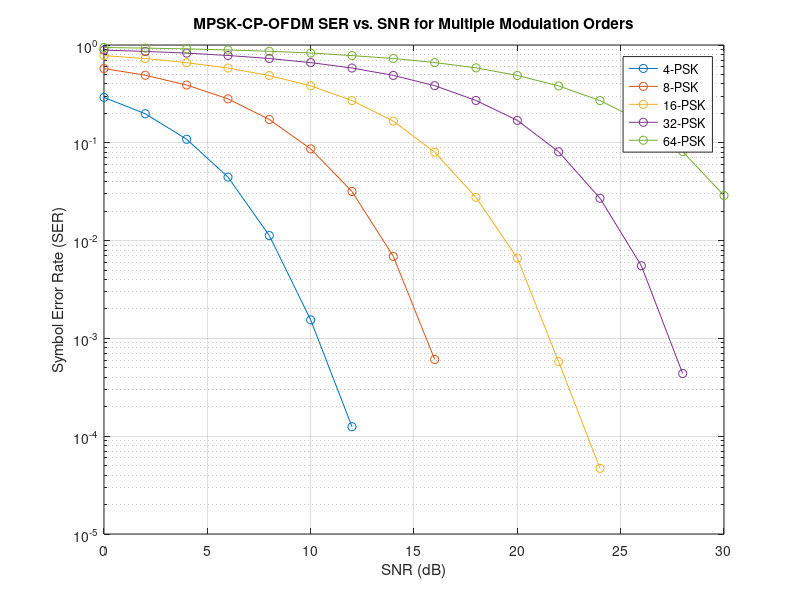
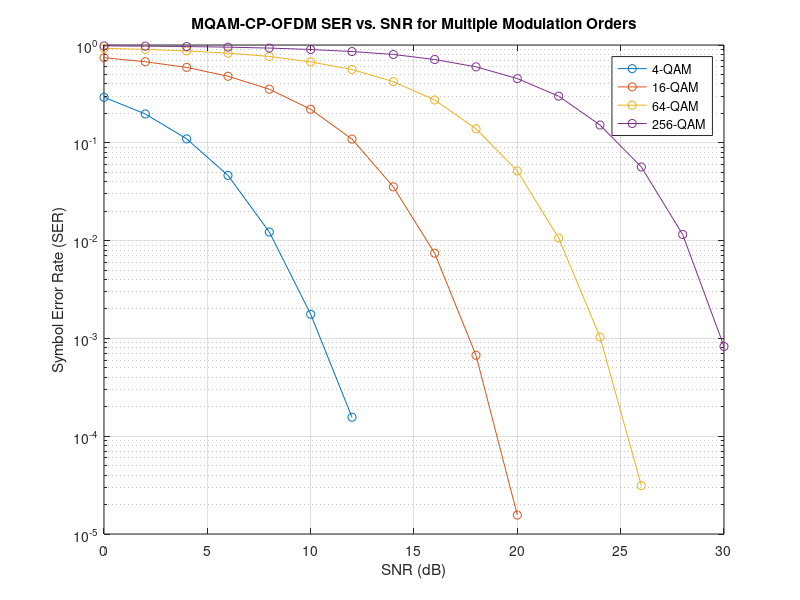

Write the MATLAB code that produced these figures, in order.
% Exp 8

% Parameters
N = 64;              % Number of OFDM subcarriers
CP_len = 16;         % Length of Cyclic Prefix
SNR_dB = 0:2:30;     % Increased SNR range in dB for higher resolution
numSymbols = 1000;   % Number of OFDM symbols

% Modulation orders to test
M_values = [4, 8, 16, 32, 64];  % BPSK, QPSK, 8-PSK, 16-PSK

% Preallocate SER array
SER = zeros(length(SNR_dB), length(M_values));

for mIdx = 1:length(M_values)
    M = M_values(mIdx); % Current modulation order

    for idx = 1:length(SNR_dB)
        % Generate random data symbols
        data = randi([0 M-1], N, numSymbols);

        % MPSK modulation
        modData = pskmod(data, M, pi/M);

        % IFFT to generate time-domain OFDM symbols
        ifftData = ifft(modData, N);

        % Add Cyclic Prefix
        cpData = [ifftData(end-CP_len+1:end, :); ifftData];

        % Convert to column vector for transmission
        txSignal = cpData(:);

        % Transmit through AWGN channel
        rxSignal = awgn(txSignal, SNR_dB(idx), 'measured');

        % Reshape to original matrix form
        rxSignal = reshape(rxSignal, N + CP_len, numSymbols);

        % Remove Cyclic Prefix
        rxSignal_noCP = rxSignal(CP_len+1:end, :);

        % FFT to get frequency domain data
        fftData = fft(rxSignal_noCP, N);

        % MPSK demodulation
        demodData = pskdemod(fftData, M, pi/M);

        % Calculate Symbol Error Rate (SER)
        numSymbolErrors = sum(sum(data ~= demodData));
        SER(idx, mIdx) = numSymbolErrors / (N * numSymbols);
    end
end

% Plot SER vs. SNR for multiple modulation orders
figure;
semilogy(SNR_dB, SER, 'o-');
xlabel('SNR (dB)');
ylabel('Symbol Error Rate (SER)');
title('MPSK-CP-OFDM SER vs. SNR for Multiple Modulation Orders');
legend(arrayfun(@(x) sprintf('%d-PSK', x), M_values, 'UniformOutput', false));
grid on;

% Parameters
N = 64;              % Number of OFDM subcarriers
CP_len = 16;         % Length of Cyclic Prefix
SNR_dB = 0:2:30;     % Increased SNR range in dB for higher resolution
numSymbols = 1000;   % Number of OFDM symbols

% Modulation orders to test
M_values = [4, 16, 64, 256];  % 4-QAM, 16-QAM, 64-QAM, 256-QAM

% Preallocate SER array
SER = zeros(length(SNR_dB), length(M_values));

for mIdx = 1:length(M_values)
    M = M_values(mIdx); % Current modulation order

    for idx = 1:length(SNR_dB)
        % Generate random data symbols
        data = randi([0 M-1], N, numSymbols);

        % MQAM modulation
        modData = qammod(data, M);

        % IFFT to generate time-domain OFDM symbols
        ifftData = ifft(modData, N);

        % Add Cyclic Prefix
        cpData = [ifftData(end-CP_len+1:end, :); ifftData];

        % Convert to column vector for transmission
        txSignal = cpData(:);

        % Transmit through AWGN channel
        rxSignal = awgn(txSignal, SNR_dB(idx), 'measured');

        % Reshape to original matrix form
        rxSignal = reshape(rxSignal, N + CP_len, numSymbols);

        % Remove Cyclic Prefix
        rxSignal_noCP = rxSignal(CP_len+1:end, :);

        % FFT to get frequency domain data
        fftData = fft(rxSignal_noCP, N);

        % MQAM demodulation
        demodData = qamdemod(fftData, M);

        % Calculate Symbol Error Rate (SER)
        numSymbolErrors = sum(sum(data ~= demodData));
        SER(idx, mIdx) = numSymbolErrors / (N * numSymbols);
    end
end

% Plot SER vs. SNR for multiple modulation orders
figure;
semilogy(SNR_dB, SER, 'o-');
xlabel('SNR (dB)');
ylabel('Symbol Error Rate (SER)');
title('MQAM-CP-OFDM SER vs. SNR for Multiple Modulation Orders');
legend(arrayfun(@(x) sprintf('%d-QAM', x), M_values, 'UniformOutput', false));
grid on;
